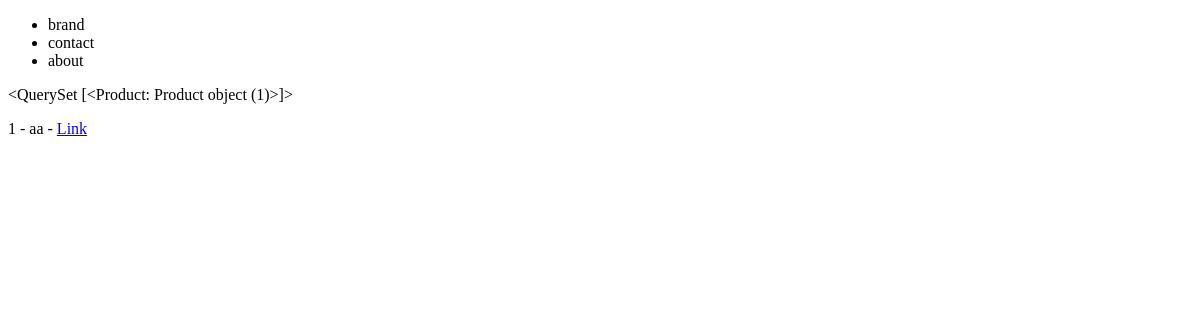
The page /list_products on the database as committed earlier.
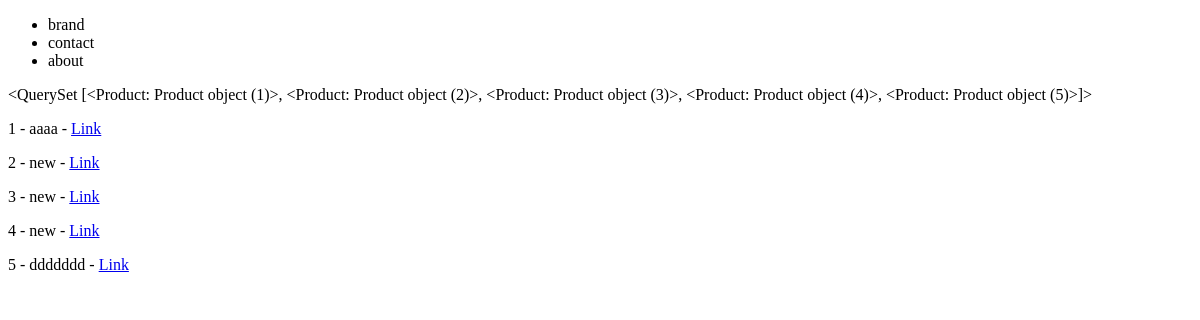
The same page on the database as committed later.
### products/models.py (models this page shows)
class Product(models.Model):
    title = models.CharField(max_length=20)
    description = models.TextField(blank=False ,null = False)
    price = models.DecimalField(max_digits=1000,decimal_places=2)
    summary = models.TextField(blank=False ,null = False)
    featured = models.BooleanField(default=False)
    def get_absolute_url(self):
        return reverse("product_detail",kwargs={"my_id":self.id})

### products/views.py (the view)
# urls.py: path('list_products',product_list_view)
def product_list_view(request):
    queryset = Product.objects.all()
    context = {
        "object_list":queryset
    }
    return render(request,"products/product_list.html",context)

### products/templates/products/product_list.html
{% extends 'base.html'%}
{%block content%}
{{object_list}}
{%for product in object_list%}
<p>{{product.id}} - {{product.title}} - <a href="{{product.get_absolute_url}}">Link</a></p>
{%endfor%}
{% endblock %}

### pages/templates/base.html (shortened to what this page needs)
<!DOCTYPE html>
<html>
    <head>
    </head>
    <body>
        {% include 'navbar.html' %}
        {% block content%}{% endblock %}
    </body>
</html>

### pages/templates/navbar.html
<nav>
    <ul>
        <li>brand</li>
        <li>contact</li>
        <li>about</li>
    </ul>
</nav>

Rows that differ between the two databases and show on the page:
changed Product: id "<QuerySet [<Product: Product object (1)>]>" → "<QuerySet [<Product: Product object (1)>, <Product: Product object (2)>, <Product: Product object (3)>, <Product: Product object (4)>, <Product: Product object (5)>]>"; title "aa" → "aaaa"
added Product: id "2", title "new"
added Product: id "3", title "new"
added Product: id "4", title "new"
added Product: id "5", title "ddddddd"
